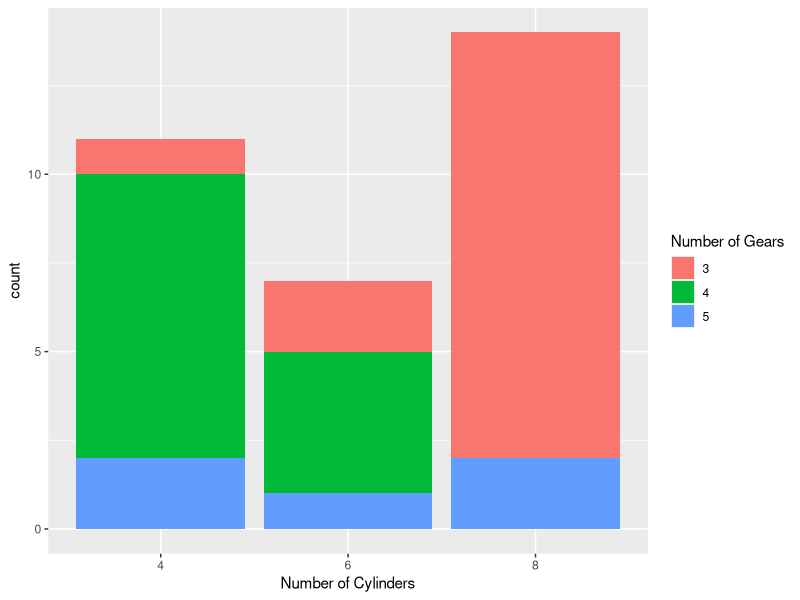

The R script that drew this image:
## ---- chunk 1
library(datasets)
library(ggplot2)
library(tidyverse)

data(mtcars)
head(mtcars)
## ---- chunk 2

ggplot(mtcars, aes(x = factor(cyl),fill = factor(gear))) + 
 geom_bar() +
  labs(x = "Number of Cylinders", fill = "Number of Gears")
